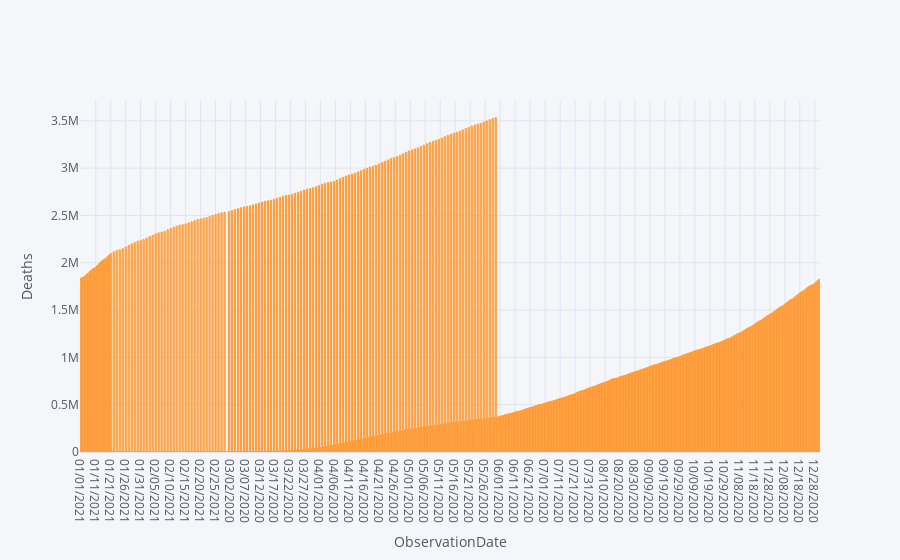

Notebook cell for this chart:
### Code cell
deaths.iplot(kind='bar',x='ObservationDate',y='Deaths',xTitle='ObservationDate',yTitle='Deaths')

### Figure 1 — Plotly figure (JSON) as saved in the notebook; plotly's stock layout.template omitted (floating-point values rounded to 4 significant figures; data arrays with more than 128 entries replaced by an {"elided": "..."} marker saying what was removed)
{"data": [{"marker": {"color": "rgba(255, 153, 51, 0.6)", "line": {"color": "rgba(255, 153, 51, 1.0)", "width": 1}}, "name": "Deaths", "orientation": "v", "text": "", "type": "bar", "x": {"elided": "494 str values"}, "y": {"elided": "494 int values"}}], "layout": {"legend": {"bgcolor": "#F5F6F9", "font": {"color": "#4D5663"}}, "paper_bgcolor": "#F5F6F9", "plot_bgcolor": "#F5F6F9", "title": {"font": {"color": "#4D5663"}}, "xaxis": {"gridcolor": "#E1E5ED", "showgrid": true, "tickfont": {"color": "#4D5663"}, "title": {"font": {"color": "#4D5663"}, "text": "ObservationDate"}, "zerolinecolor": "#E1E5ED"}, "yaxis": {"gridcolor": "#E1E5ED", "showgrid": true, "tickfont": {"color": "#4D5663"}, "title": {"font": {"color": "#4D5663"}, "text": "Deaths"}, "zerolinecolor": "#E1E5ED"}}}
